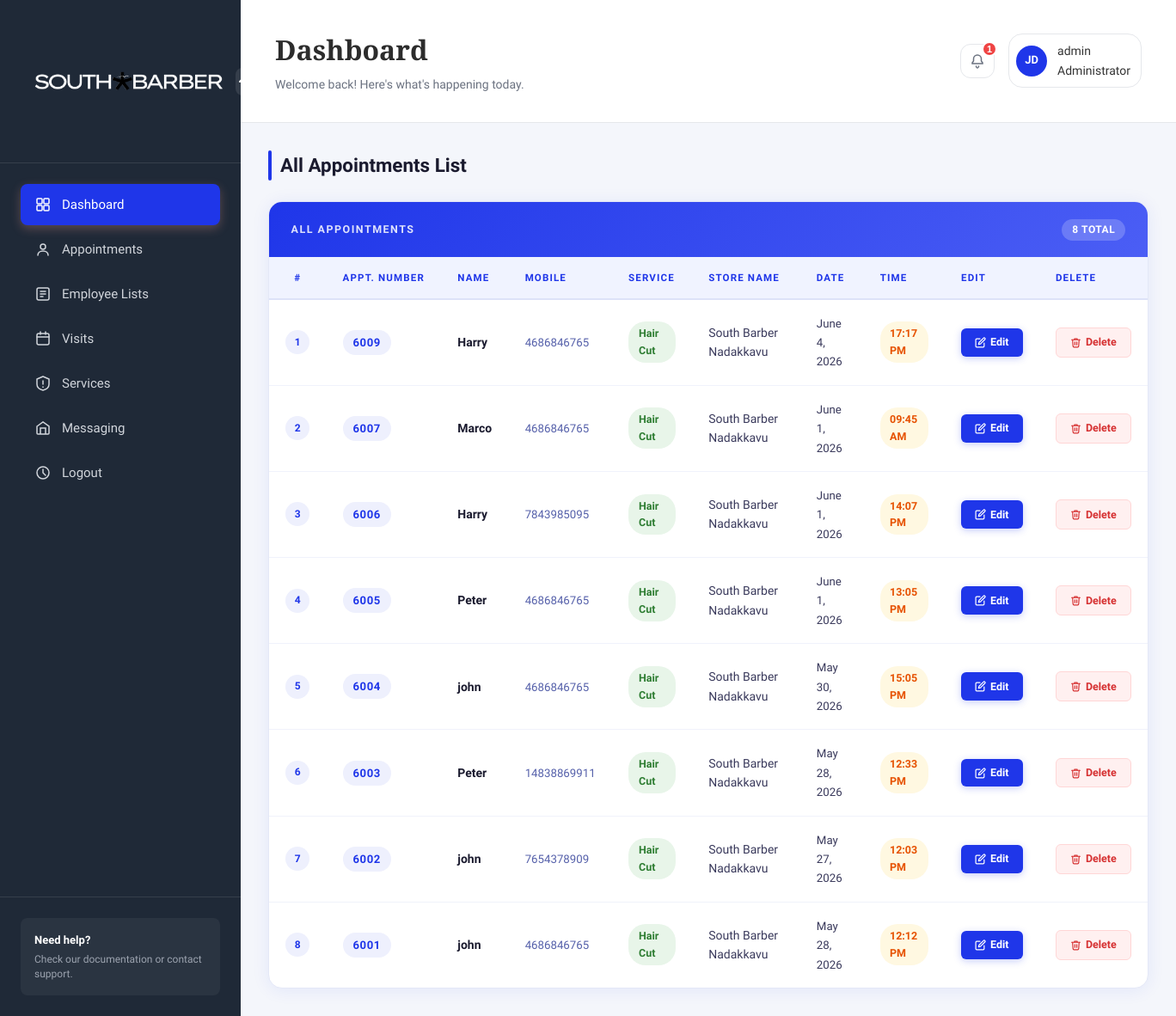
The page /adminsection/allappointment/ (signed in) on the database its author committed.
### adminsection/models.py (models this page shows, shortened)
class User(AbstractUser):
    ROLE_CHOICES = (
        ('ADMIN', 'Admin'),
        ('MANAGER', 'Manager'),
        ('EMPLOYEE', 'Employee'),
        ('CUSTOMER', 'Customer'),
    )
    Role = models.CharField(max_length=20, choices=ROLE_CHOICES)
    Store = models.ForeignKey(Store, on_delete=models.SET_NULL, null=True, blank=True)

class Service(models.Model):
    ServiceName = models.CharField(max_length=25)
    Cost = models.PositiveIntegerField()
    TimeStamp = models.DateTimeField(auto_now_add=True)
    def __str__(self):
        return self.ServiceName

class Store(models.Model):
    StoreID = models.UUIDField(default=uuid.uuid4, editable=False, unique=True)
    StoreName = models.CharField(max_length=100)
    Address = models.TextField()
    City = models.CharField(max_length=50)
    State = models.CharField(max_length=50)
    Pincode = models.CharField(max_length=10)
    Phone = models.CharField(max_length=15)
    CreatedAt = models.DateTimeField(auto_now_add=True)
    def __str__(self):
        return self.StoreName

### parlour/models.py (models this page shows, shortened)
class Appointment(models.Model):
    Store = models.ForeignKey(Store, on_delete=models.CASCADE)
    Name = models.CharField(max_length=50)
    Email = models.EmailField()
    PhoneNumber = models.CharField(max_length=11)
    Service = models.ForeignKey(Service, on_delete=models.CASCADE)
    Note = models.TextField(blank=True)
    AppointmentDate = models.DateField()
    AppointmentTime = models.TimeField()
    ApplyDate = models.DateTimeField(auto_now_add=True)
    RemarkDate = models.DateTimeField(auto_now=True)
    AppointmentNumber = models.IntegerField(null=True, blank=True)
    REMARK_CHOICES = (
        ('1', 'Accepted'),
        ('0', 'Rejected'),
    )
    Remark = models.CharField(max_length=1, choices=REMARK_CHOICES, blank=True)

### adminsection/views.py (the view)
# urls.py: path('allappointment/', views.allappointment, name='allappointment'),
@staff_member_required
def allappointment(request):
    active_store, user_stores, is_owner = get_active_store(request)
    Appointments = Appointment.objects.filter(
        Store=active_store
    ).order_by('-ApplyDate')
    return render(request, 'adminsection/appointments.html', {
        'Appointments': Appointments,
        'active_store': active_store,
        'user_stores': user_stores,
        'is_owner': is_owner,
    })

### adminsection/views.py (called while the page is built, shortened)
def get_user_stores(request):
    if request.user.is_superuser:
        return Store.objects.all(), True

def get_active_store(request):
    stores, is_owner = get_user_stores(request)
    if not stores:
        return None, stores, is_owner
    if len(stores) == 1:
        return stores[0], stores, is_owner
    store_id = request.session.get('active_store_id')
    if store_id:
        try:
            active_store = next((s for s in stores if str(s.id) == str(store_id)), stores[0])
            return active_store, stores, is_owner
        except:
            pass
    return stores[0], stores, is_owner

### templates/adminsection/appointments.html (shortened to what this page needs)
{% extends 'adminsection/base.html' %}
{% load static %}
{% block content %}
<div class="appt-wrapper">
  <div class="appt-header">
    <h3>All Appointments List</h3>
  </div>
  <div class="appt-card">
    <div class="appt-card-top">
      <span>All Appointments</span>
      <span class="count-badge">{{ Appointments|length }} total</span>
    </div>
    <table class="appt-table">
      <thead>
        <tr>
          <th>#</th>
          <th>Appt. Number</th>
          <th>Name</th>
          <th>Mobile</th>
          <th>Service</th>
          <th>Store Name</th>
          <th>Date</th>
          <th>Time</th>
          <th>Edit</th>
          <th>Delete</th>
        </tr>
      </thead>
      <tbody>
        {% for list in Appointments %}
        <tr>
          <td><span class="row-num">{{ forloop.counter }}</span></td>
          <td><span class="appt-number">{{ list.AppointmentNumber }}</span></td>
          <td><span class="client-name">{{ list.Name }}</span></td>
          <td><span class="phone-num">{{ list.PhoneNumber }}</span></td>
          <td><span class="service-badge">{{ list.Service }}</span></td>
           <td><span class="store-badge">{{ list.Store }}</span></td>
          <td><span class="appt-date">{{ list.AppointmentDate }}</span></td>
          <td><span class="appt-time">{{ list.AppointmentTime|date:"H:i A" }}</span></td>
          <td>
            <a href="{% url 'viewappointment' list.id %}" class="btn-edit">
              <svg viewBox="0 0 24 24"><path d="M11 4H4a2 2 0 0 0-2 2v14a2 2 0 0 0 2 2h14a2 2 0 0 0 2-2v-7"/><path d="M18.5 2.5a2.121 2.121 0 0 1 3 3L12 15l-4 1 1-4 9.5-9.5z"/></svg>
              Edit
            </a>
          </td>
          <td>
            <a href="{% url 'deleteappointment' list.id %}" class="btn-delete"
               onclick="return confirm('Are you sure you want to delete this appointment?');">
              <svg viewBox="0 0 24 24"><polyline points="3 6 5 6 21 6"/><path d="M19 6l-1 14a2 2 0 0 1-2 2H8a2 2 0 0 1-2-2L5 6"/><path d="M10 11v6"/><path d="M14 11v6"/><path d="M9 6V4h6v2"/></svg>
              Delete
            </a>
          </td>
        </tr>
        {% empty %}
        <tr>
          <td colspan="9" class="empty-state">No appointments found.</td>
        </tr>
        {% endfor %}
      </tbody>
    </table>
  </div>
</div>
{% endblock %}

### templates/adminsection/base.html (shortened to what this page needs)
{% load static %}
<!DOCTYPE html>
<html lang="en">
<head>
    <link rel="stylesheet" href="{% static 'css/styles.css' %}">
    <link rel="stylesheet" href="https://cdnjs.cloudflare.com/ajax/libs/font-awesome/6.0.0/css/all.min.css">
</head>
<body>
    <html class="app-container">
        <aside class="sidebar">
            <div class="sidebar-header">
                <div class="logo">
                    <img src="{% static 'images/SOUTH BARBER LOGO.png' %}" alt="South Barber Logo" style="width:250px; height:125px;">
                </div>
                <button class="sidebar-toggle">
                    <svg width="20" height="20" viewBox="0 0 20 20" fill="none">
                        <path d="M15 10L10 5L5 10" stroke="currentColor" stroke-width="2" stroke-linecap="round"/>
                    </svg>
                </button>
            </div>
            <nav class="sidebar-nav">
                <a href="{% url 'dashboard' %}" class="nav-item active">
                    <span>Dashboard</span>
                </a>
                <a href="{% url 'allappointment' %}" class="nav-item">
                    <svg width="20" height="20" viewBox="0 0 20 20" fill="none">
                        <circle cx="10" cy="7" r="3" stroke="currentColor" stroke-width="1.5"/>
                        <path d="M4 17C4 14 6.5 12 10 12C13.5 12 16 14 16 17" stroke="currentColor" stroke-width="1.5" stroke-linecap="round"/>
                    </svg>
                    <span>Appointments</span>
                </a>
                <a href="{% url 'employeelist' %}" class="nav-item">
                    <svg width="20" height="20" viewBox="0 0 20 20" fill="none">
                        <rect x="3" y="3" width="14" height="14" rx="2" stroke="currentColor" stroke-width="1.5"/>
                        <path d="M7 7H13M7 10H13M7 13H10" stroke="currentColor" stroke-width="1.5" stroke-linecap="round"/>
                    </svg>
                    <span>Employee Lists</span>
                </a>
                <a href="{% url 'customerlist' %}" class="nav-item">
                    <svg width="20" height="20" viewBox="0 0 20 20" fill="none">
                        <rect x="3" y="4" width="14" height="13" rx="2" stroke="currentColor" stroke-width="1.5"/>
                        <path d="M7 2V5M13 2V5M3 8H17" stroke="currentColor" stroke-width="1.5" stroke-linecap="round"/>
                    </svg>
                    <span>Visits</span>
                </a>
                <a href="{% url 'manageservices' %}" class="nav-item">
                    <svg width="20" height="20" viewBox="0 0 20 20" fill="none">
                        <path d="M3 5L10 2L17 5V11C17 14.5 14 17 10 18C6 17 3 14.5 3 11V5Z" stroke="currentColor" stroke-width="1.5" stroke-linejoin="round"/>
                        <path d="M10 7V11M10 14V14.5" stroke="currentColor" stroke-width="1.5" stroke-linecap="round"/>
                    </svg>
                    <span>Services</span>
                </a>
                <a href="#" class="nav-item">
                    <svg width="20" height="20" viewBox="0 0 20 20" fill="none">
                        <path d="M3 8L10 3L17 8V16C17 16.5 16.5 17 16 17H4C3.5 17 3 16.5 3 16V8Z" stroke="currentColor" stroke-width="1.5"/>
                        <path d="M13 17V10H7V17" stroke="currentColor" stroke-width="1.5"/>
                    </svg>
                    <span>Messaging</span>
                </a>
                <a href="{% url 'logout' %}" class="nav-item">
                    <svg width="20" height="20" viewBox="0 0 20 20" fill="none">
                        <circle cx="10" cy="10" r="7" stroke="currentColor" stroke-width="1.5"/>
                        <path d="M10 6V10L13 13" stroke="currentColor" stroke-width="1.5" stroke-linecap="round"/>
                    </svg>
                    <span>Logout</span>
                </a>
            </nav>
            <div class="sidebar-footer">
                <div class="help-section">
                    <p class="help-title">Need help?</p>
                    <p class="help-text">Check our documentation or contact support.</p>
                </div>
            </div>
        </aside>
        <main class="main-content">
            <header class="header">
                <div class="header-left">
                    <h1 class="page-title">Dashboard</h1>
                    <p class="page-subtitle">Welcome back! Here's what's happening today.</p>
                </div>
                <div class="header-right">
                    <button class="notification-btn">
                        <svg width="20" height="20" viewBox="0 0 20 20" fill="none">
                            <path d="M10 3C7.5 3 5.5 5 5.5 7.5V10L4 12V13H16V12L14.5 10V7.5C14.5 5 12.5 3 10 3Z" stroke="currentColor" stroke-width="1.5"/>
                            <path d="M8.5 16C8.5 17 9.5 18 10 18C10.5 18 11.5 17 11.5 16" stroke="currentColor" stroke-width="1.5" stroke-linecap="round"/>
                        </svg>
                        <span class="notification-badge">1</span>
                    </button>
                    <div class="user-menu">
                        {% if request.user.is_authenticated %}
                        <div class="user-avatar">JD</div>
                        <span class="user-name">
                            <p>{{ user.username }}</p>
                            {% if request.user.is_superuser %}
                            <span>Administrator </span>
                            {% else %}
                            <span>Staff</span>
                            {% endif %}
                                </span>
                        </div>
                        {% endif %}
                </div>
            </header>
            {% block content %}
            {% endblock %}
    </main>
</html>

### templates/adminsection/appointments.html (style rules this page uses)
.appt-wrapper { padding: 2rem; background: #f4f6fb; min-height: 100vh; }
.appt-header { display: flex; align-items: center; justify-content: space-between; margin-bottom: 1.5rem; }
.appt-header h3 { font-size: 1.4rem; font-weight: 700; color: #1a1a2e; margin: 0; position: relative; padding-left: 14px; }
.appt-header h3::before { content: ''; position: absolute; left: 0; top: 50%; transform: translateY(-50%); width: 4px; height: 100%; background: #1f36e9; border-radius: 4px; }
.appt-card { background: #ffffff; border-radius: 16px; overflow: hidden; box-shadow: 0 2px 20px rgba(31, 54, 233, 0.08); border: 1px solid #e4e8f7; }
.appt-card-top { background: linear-gradient(135deg, #1f36e9 0%, #4b5ef5 100%); padding: 1.2rem 1.6rem; display: flex; align-items: center; justify-content: space-between; }
.appt-card-top span { color: rgba(255,255,255,0.85); font-size: 0.78rem; letter-spacing: 0.12em; text-transform: uppercase; font-weight: 600; }
.appt-card-top .count-badge { background: rgba(255,255,255,0.2); color: #fff; font-size: 0.75rem; font-weight: 700; padding: 0.2rem 0.75rem; border-radius: 20px; letter-spacing: 0.05em; }
.appt-table { width: 100%; border-collapse: collapse; font-size: 0.875rem; }
.appt-table thead tr { background: #f0f3ff; border-bottom: 2px solid #dde2f8; }
.appt-table thead th { padding: 0.9rem 1.2rem; font-size: 0.72rem; font-weight: 700; letter-spacing: 0.1em; text-transform: uppercase; color: #1f36e9; text-align: left; white-space: nowrap; }
.appt-table thead th:first-child { width: 52px; text-align: center; }
.appt-table tbody tr { border-bottom: 1px solid #f0f2fb; transition: background 0.15s; }
.appt-table tbody tr:last-child { border-bottom: none; }
.appt-table td { padding: 1rem 1.2rem; color: #3a3a5c; vertical-align: middle; }
.appt-table td:first-child { text-align: center; }
.row-num { display: inline-flex; align-items: center; justify-content: center; width: 28px; height: 28px; background: #eef0fd; border-radius: 50%; font-size: 0.75rem; font-weight: 700; color: #1f36e9; }
.appt-number { display: inline-flex; align-items: center; background: #eef0fd; color: #1f36e9; font-weight: 700; font-size: 0.82rem; padding: 0.25rem 0.75rem; border-radius: 20px; letter-spacing: 0.04em; }
.client-name { font-weight: 600; color: #1a1a2e; }
.phone-num { color: #5560aa; font-size: 0.83rem; font-weight: 500; }
.service-badge { display: inline-flex; align-items: center; background: #e8f5e9; color: #2e7d32; font-size: 0.78rem; font-weight: 600; padding: 0.25rem 0.75rem; border-radius: 20px; }
.appt-date { color: #3a3a5c; font-weight: 500; font-size: 0.83rem; }
.appt-time { display: inline-flex; align-items: center; gap: 4px; background: #fff8e1; color: #e65100; font-size: 0.78rem; font-weight: 600; padding: 0.25rem 0.7rem; border-radius: 20px; }
.btn-edit { display: inline-flex; align-items: center; gap: 5px; background: #1f36e9; color: #fff; font-size: 0.78rem; font-weight: 600; padding: 0.4rem 1rem; border-radius: 6px; text-decoration: none; border: none; transition: background 0.18s, transform 0.12s; box-shadow: 0 2px 8px rgba(31, 54, 233, 0.25); }
.btn-edit svg { width: 13px; height: 13px; stroke: #fff; fill: none; stroke-width: 2.2; stroke-linecap: round; stroke-linejoin: round; }
.btn-delete { display: inline-flex; align-items: center; gap: 5px; background: #fff0f0; color: #d63031; font-size: 0.78rem; font-weight: 600; padding: 0.4rem 1rem; border-radius: 6px; text-decoration: none; border: 1px solid #ffd6d6; transition: background 0.18s, transform 0.12s, color 0.18s; }
.btn-delete svg { width: 13px; height: 13px; stroke: currentColor; fill: none; stroke-width: 2.2; stroke-linecap: round; stroke-linejoin: round; }

### rows shown on the page
User: username "admin"
Appointment: AppointmentNumber "6009", Name "Harry", PhoneNumber "4686846765", Service "Hair Cut", Store "South Barber Nadakkavu", AppointmentDate "June 4, 2026", AppointmentTime "17:17 PM"
Appointment: AppointmentNumber "6007", Name "Marco", PhoneNumber "4686846765", Service "Hair Cut", Store "South Barber Nadakkavu", AppointmentDate "June 1, 2026", AppointmentTime "09:45 AM"
Appointment: AppointmentNumber "6006", Name "Harry", PhoneNumber "7843985095", Service "Hair Cut", Store "South Barber Nadakkavu", AppointmentDate "June 1, 2026", AppointmentTime "14:07 PM"
Appointment: AppointmentNumber "6005", Name "Peter", PhoneNumber "4686846765", Service "Hair Cut", Store "South Barber Nadakkavu", AppointmentDate "June 1, 2026", AppointmentTime "13:05 PM"
Appointment: AppointmentNumber "6004", Name "john", PhoneNumber "4686846765", Service "Hair Cut", Store "South Barber Nadakkavu", AppointmentDate "May 30, 2026", AppointmentTime "15:05 PM"
Appointment: AppointmentNumber "6003", Name "Peter", PhoneNumber "14838869911", Service "Hair Cut", Store "South Barber Nadakkavu", AppointmentDate "May 28, 2026", AppointmentTime "12:33 PM"
Appointment: AppointmentNumber "6002", Name "john", PhoneNumber "7654378909", Service "Hair Cut", Store "South Barber Nadakkavu", AppointmentDate "May 27, 2026", AppointmentTime "12:03 PM"
Appointment: AppointmentNumber "6001", Name "john", PhoneNumber "4686846765", Service "Hair Cut", Store "South Barber Nadakkavu", AppointmentDate "May 28, 2026", AppointmentTime "12:12 PM"

### other values the page prints
{{ Appointments|length }} "8"
